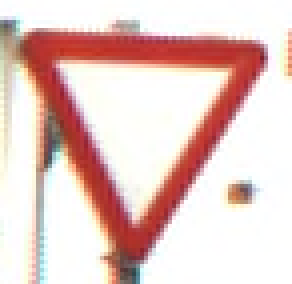
#> input picture Training-1/00000/104_159_112_211_194_216_73_173_208_00964_00000.ppm, 73 x 71 px (shown 4 times larger); its folder holds only this picture in this run
$ jupyter execute --allow-errors KMeans.ipynb
#> lines starting #> are read from the running program, lines starting #| are printed output that depends on the picture
[cell 1]
import numpy as np
import matplotlib.pyplot as plt
from skimage.feature import hog
from skimage import exposure
import os
from skimage import io, color, feature
from PIL import Image
from sklearn.preprocessing import LabelEncoder, StandardScaler
from sklearn.utils import shuffle
from sklearn.cluster import KMeans
from sklearn.decomposition import PCA

[cell 2]
# Function to extract HOG features from an image and visualize it
def extract_hog_features(image):
    # Convert the image to grayscale
    gray_image = color.rgb2gray(image)

    # Calculate HOG features
    hog_features, hog_image = feature.hog(gray_image, visualize=True)

    # Enhance the contrast of the HOG image for better visualization
    hog_image_rescaled = exposure.rescale_intensity(hog_image, in_range=(0, 10))

    return hog_features, hog_image_rescaled

[cell 3]
# Path to the root folder of your dataset
dataset_path = 'Training-1'

# List all subdirectories (assuming each subdirectory corresponds to a class)
class_folders = [f.path for f in os.scandir(dataset_path) if f.is_dir()]
features_list = []
labels_list = []

# Loop through each class folder
for class_folder in class_folders:
    class_name = os.path.basename(class_folder)

    # Loop through each image in the class folder
    for image_filename in os.listdir(class_folder):
        image_path = os.path.join(class_folder, image_filename)

        # Load the image
        image = io.imread(image_path)
#> image is the input picture: shape (71, 73, 3); mean R, G, B 230.7, 203, 198.3
        img_pil = Image.fromarray(image)
        img_resized = img_pil.resize((128, 128))
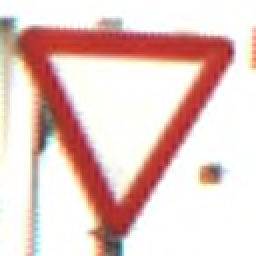
#> img_resized: PIL image 128x128 RGB (shown 2 times larger); mean R, G, B 230.6, 203, 198.2

        # Extract HOG features and visualize
        hog_features, hog_image = extract_hog_features(img_resized)
#> in extract_hog_features, `gray_image = color.rgb2gray(image)`:
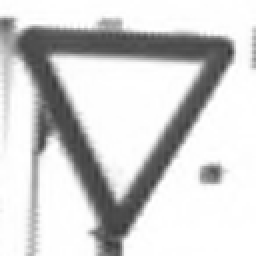
#> gray_image: shape (128, 128) float64 (shown 2 times larger); min 0.212, max 1, mean 0.818
#> in extract_hog_features, `hog_features, hog_image = feature.hog(gray_image, visualize=True)`: hog_features = 15876 values, max 0.956 at index 7444, min 0 at index 6, mean 0.0514
#> in extract_hog_features, `hog_image_rescaled = exposure.rescale_intensity(hog_image, in_range=(0..`:
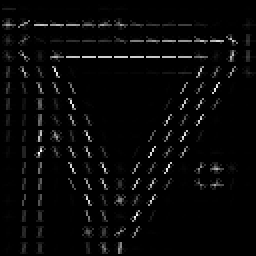
#> hog_image_rescaled: shape (128, 128) float64 (shown 2 times larger); min 0, max 0.0204, mean 0.000637; drawn with min black and max white

        # Display the original image and the HOG features
        fig, (ax1, ax2) = plt.subplots(1, 2, figsize=(10, 5), sharex=True, sharey=True)

        ax1.axis('off')
        ax1.imshow(img_resized, cmap=plt.cm.gray)
        ax1.set_title('Original Image')

        ax2.axis('off')
        ax2.imshow(hog_image, cmap=plt.cm.gray)
        ax2.set_title('HOG Features')

        plt.show()
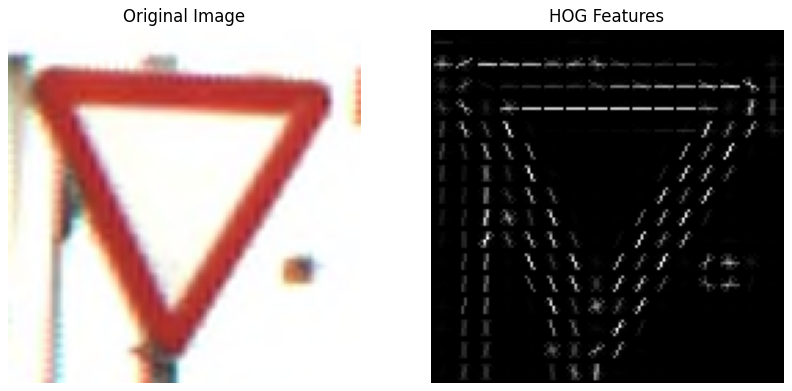
#> figure drawn by matplotlib, 2 panels

        # Append HOG features to the features list
        features_list.append(hog_features)

        # Append the label to the labels list
        labels_list.append(class_name)
#> pass 2 of the loop `for class_folder in class_folders:`:
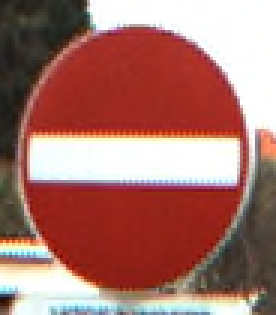
#> input picture Training-1/00001/0_51_329_29_63_173_318_177_328_00882_00000.ppm, 92 x 105 px (shown 3 times larger)
#> image is the input picture: shape (105, 92, 3); mean R, G, B 167.9, 116.6, 108.8
#> in extract_hog_features (call 2), `hog_features, hog_image = feature.hog(gray_image, visualize=True)`: hog_features = 15876 values, max 0.664 at index 4236, min 0 at index 56, mean 0.055
#> in extract_hog_features (call 2), `hog_image_rescaled = exposure.rescale_intensity(hog_image, in_range=(0..`:
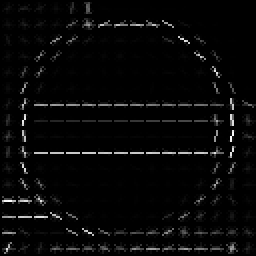
#> hog_image_rescaled: shape (128, 128) float64 (shown 2 times larger); min 0, max 0.024, mean 0.000755; drawn with min black and max white
#> `plt.show()`:
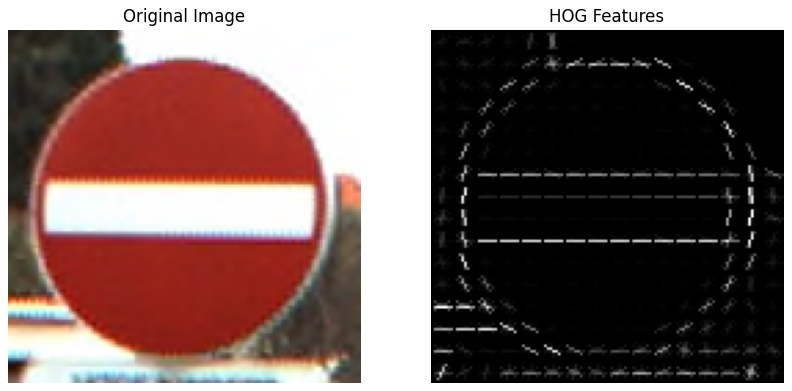
#> figure drawn by matplotlib, 2 panels

[cell 4]
# Convert lists to NumPy arrays
features_array = np.array(features_list)
labels_array = np.array(labels_list)

# Use LabelEncoder to convert class names into numeric labels
label_encoder = LabelEncoder()
numeric_labels = label_encoder.fit_transform(labels_array)

print(features_array)
#> (printed output is left out)
print(numeric_labels)

[cell 5]
# Standardize the features
sc = StandardScaler()
features_array = sc.fit_transform(features_array)
print(features_array)
#> (printed output is left out)

[cell 6]
# Apply PCA to reduce the dimensionality for visualization
pca = PCA(n_components=64)
#> (the rest of this cell did not finish here and is left out)

[cell 7]
# Shuffle the data
features_array, numeric_labels = shuffle(features_array, numeric_labels, random_state=42)
#> numeric_labels = [1, 0]
